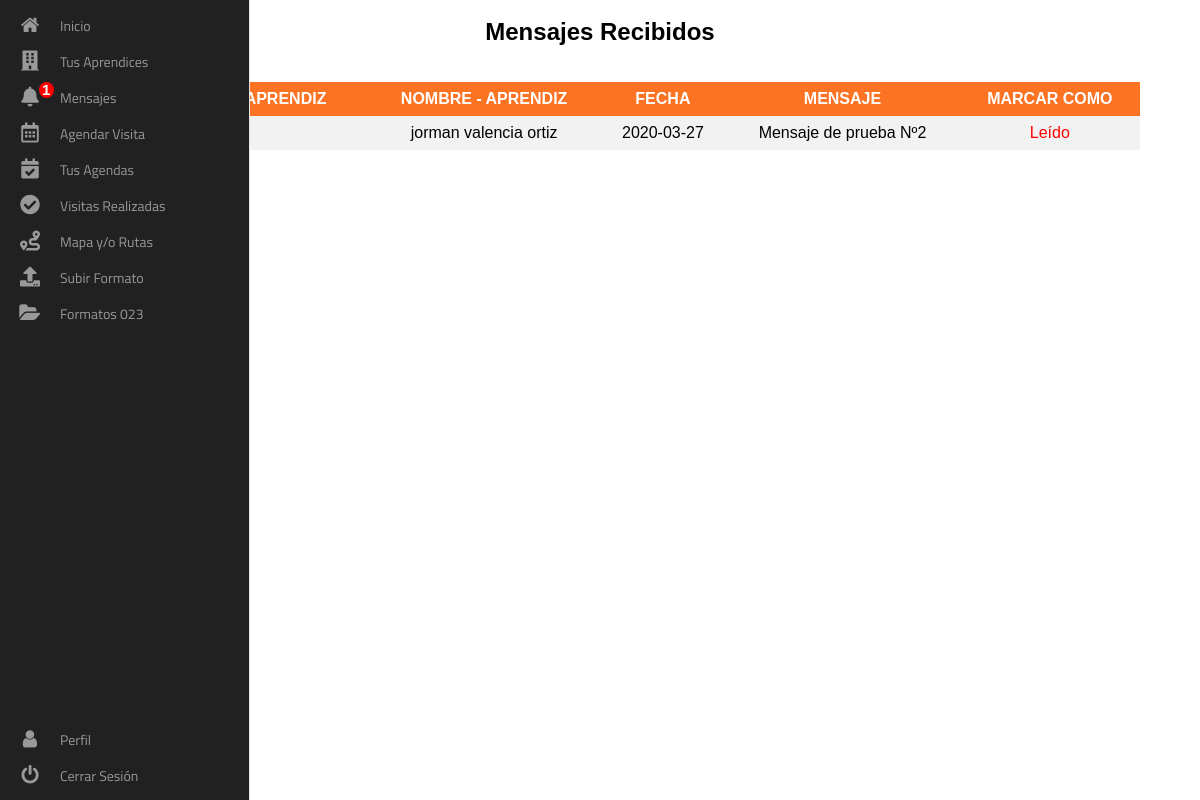
Screenshot of /views/instructor/mensajes (signed in) with the database file from the repository.
### tables this page shows
CREATE TABLE IF NOT EXISTS `tbl_mensaje` (
  `id_mensaje` int(11) NOT NULL AUTO_INCREMENT,
  `id_instructor` int(11) NOT NULL,
  `fecha` date NOT NULL,
  `mensaje` varchar(200) NOT NULL,
  `leido` int(1) NOT NULL,
  `id_aprendiz` int(11) NOT NULL,
  PRIMARY KEY (`id_mensaje`),
  KEY `id_aprendiz` (`id_aprendiz`)
);

CREATE TABLE IF NOT EXISTS `tbl_aprendiz` (
  `id_a` varchar(10) NOT NULL,
  `nombres` varchar(50) DEFAULT NULL,
  `apellidos` varchar(50) DEFAULT NULL,
  `email` varchar(50) DEFAULT NULL,
  `telefono` varchar(15) DEFAULT NULL,
  `rol` varchar(15) DEFAULT NULL,
  `numero_ficha` varchar(10) DEFAULT NULL,
  `NIT` varchar(15) NOT NULL,
  `estatus` int(1) NOT NULL,
  PRIMARY KEY (`id_a`),
  KEY `NIT` (`NIT`)
);

### views/instructor/mensajes.php (the view, shortened to what this page needs)
<?php
    $id = $_SESSION['instructor'];
    if(!isset($id)){
        header("location:../../");
    } else {
?>
    <!DOCTYPE html>
    <html lang="en">
    <head>
        <link rel="stylesheet" href="../../assets/icons/css/all.min.css" />
        <link rel="stylesheet" href="css/tables.css" />
    </head>
    <body>
        <?php require_once './header/header.php'; ?>
        <br/>
        <h2>Mensajes Recibidos</h2>
        <br /><br />
        <center>
            <table class="table">
                <tr>
                    <th>Identificación - Aprendiz</th>
                    <th>Nombre - Aprendiz</th>
                    <th>Fecha</th>
                    <th>Mensaje</th>
                    <th>Marcar Como</th>
                </tr>
                <tr>
            <?php
                    include '../../database/conexion.php';
                    $sql = mysqli_query($conexion, "SELECT * FROM tbl_mensaje AS me INNER JOIN tbl_aprendiz AS ap
                    ON me.id_aprendiz = ap.id_a WHERE id_instructor = '$id' ORDER BY id_mensaje DESC");
                    while ($fila = mysqli_fetch_assoc($sql)) {
                    ?>
                            <td><?=$fila['id_aprendiz']?></td>
                            <td><?=$fila['nombres']?> <?=$fila['apellidos']?></td>
                            <td><?=$fila['fecha']?></td>
                            <td><?=$fila['mensaje']?></td>
                            <td>
                            <?php if($fila['leido'] == 0){ ?>
                                <a  href="includes/leido.php?id_mensaje=<?=$fila['id_mensaje']?>">Leído</a>
                            <?php } else{ ?>
                                <a href="includes/Noleido.php?id_mensaje=<?=$fila['id_mensaje']?>">No leído</a>
                            <?php } ?>
                            </td>
                        </tr>
                        <?php } ?>
            </table>
        </center>
    </body>
    </html>
<?php } ?>

### views/instructor/css/tables.css (style rules this page uses)
table { text-align: center; border-collapse: collapse; width: 90%; padding: 50px; }
th, td { text-align: center; padding: 8px; }
tr:nth-child(even) { background-color: #f2f2f2 }
th { background-color: #FC7323; color: white; text-transform: uppercase; }
td > a { text-decoration: none; color: red; }

### views/instructor/css/estilos.css (style rules this page uses)
* { margin: 0; padding: 0; box-sizing: border-box; font-family: sans-serif; }
h2 { text-align: center; }

### rows the page displays
tbl_mensaje: id_aprendiz.nombres "jorman", id_aprendiz.apellidos "valencia ortiz", fecha "2020-03-27", mensaje "Mensaje de prueba Nº2"

### other values shown
$num "1"
